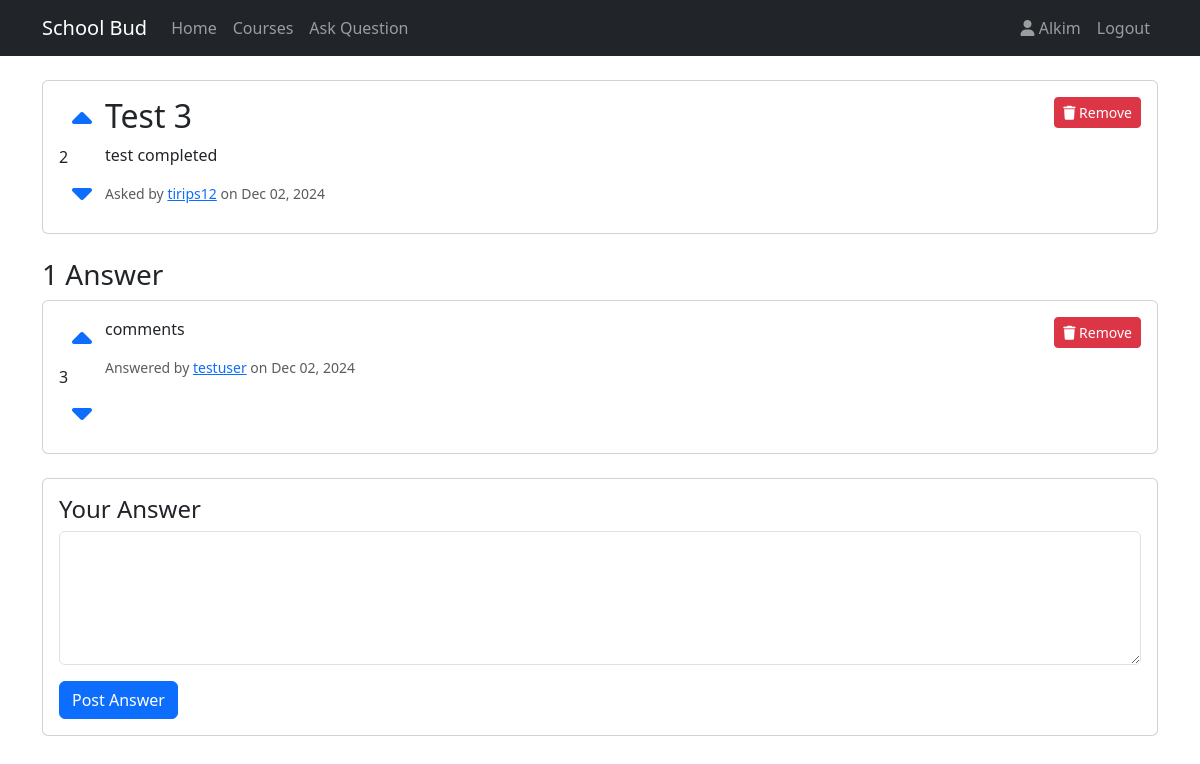
The app's page /question/6/ (signed in) with its own data.
### core/models.py (models this page shows, shortened)
class Question(models.Model):
    title = models.CharField(max_length=200)
    content = models.TextField()
    author = models.ForeignKey(User, on_delete=models.CASCADE)
    course = models.ForeignKey('Course', on_delete=models.SET_NULL, null=True, blank=True, related_name='questions')
    created_at = models.DateTimeField(auto_now_add=True)
    updated_at = models.DateTimeField(auto_now=True)
    votes = models.IntegerField(default=0)
    removed = models.BooleanField(default=False)
    removed_by = models.ForeignKey(User, null=True, blank=True, related_name='removed_questions', on_delete=models.SET_NULL)
    removed_at = models.DateTimeField(null=True, blank=True)
    removal_reason = models.TextField(blank=True)

class Answer(models.Model):
    question = models.ForeignKey(Question, on_delete=models.CASCADE, related_name='answers')
    content = models.TextField()
    author = models.ForeignKey(User, on_delete=models.CASCADE)
    created_at = models.DateTimeField(auto_now_add=True)
    updated_at = models.DateTimeField(auto_now=True)
    votes = models.IntegerField(default=0)
    removed = models.BooleanField(default=False)
    removed_by = models.ForeignKey(User, null=True, blank=True, related_name='removed_answers', on_delete=models.SET_NULL)
    removed_at = models.DateTimeField(null=True, blank=True)
    removal_reason = models.TextField(blank=True)

### core/views.py (the view)
# urls.py: path('question/<int:pk>/', views.question_detail, name='question_detail'),
@login_required
def question_detail(request, pk):
    question = get_object_or_404(Question, pk=pk)
    return render(request, 'core/question_detail.html', {'question': question})

### core/templates/core/question_detail.html (shortened to what this page needs)
{% extends 'core/base.html' %}
{% block content %}
<div class="card mb-4">
    <div class="card-body">
        <div class="d-flex">
            <div class="votes vote-container" data-type="question" data-id="{{ question.id }}">
                <button class="btn btn-link vote-button" data-vote="up">
                    <i class="fas fa-caret-up fa-2x"></i>
                </button>
                <div class="vote-count">{{ question.votes }}</div>
                <button class="btn btn-link vote-button" data-vote="down">
                    <i class="fas fa-caret-down fa-2x"></i>
                </button>
            </div>
            <div class="flex-grow-1">
                <h2 class="card-title">{{ question.title }}</h2>
                <p class="card-text">{{ question.content }}</p>
                <div class="d-flex justify-content-between align-items-center">
                    <small class="text-muted">
                        Asked by <a href="{% url 'profile' question.author.username %}">{{ question.author.username }}</a>
                        on {{ question.created_at|date:"M d, Y" }}
                    </small>
                </div>
            </div>
            {% if user.is_staff and not question.removed %}
                <div class="ms-auto">
                    <a href="{% url 'remove_question' question.pk %}" class="btn btn-danger btn-sm">
                        <i class="fas fa-trash"></i> Remove
                    </a>
                </div>
            {% endif %}
        </div>
    </div>
</div>
{% if question.answers.all %}
    <h3>{{ question.answers.count }} Answer{{ question.answers.count|pluralize }}</h3>
    {% for answer in question.answers.all %}
    <div class="card mb-3">
        <div class="card-body">
            <div class="d-flex">
                <div class="votes vote-container" data-type="answer" data-id="{{ answer.id }}">
                    <button class="btn btn-link vote-button" data-vote="up">
                        <i class="fas fa-caret-up fa-2x"></i>
                    </button>
                    <div class="vote-count">{{ answer.votes }}</div>
                    <button class="btn btn-link vote-button" data-vote="down">
                        <i class="fas fa-caret-down fa-2x"></i>
                    </button>
                </div>
                <div class="flex-grow-1">
                    <p class="card-text">{{ answer.content }}</p>
                    <div class="d-flex justify-content-between align-items-center">
                        <small class="text-muted">
                            Answered by <a href="{% url 'profile' answer.author.username %}">{{ answer.author.username }}</a>
                            on {{ answer.created_at|date:"M d, Y" }}
                        </small>
                    </div>
                </div>
                {% if user.is_staff and not answer.removed %}
                    <div class="ms-auto">
                        <a href="{% url 'remove_answer' answer.pk %}" class="btn btn-danger btn-sm">
                            <i class="fas fa-trash"></i> Remove
                        </a>
                    </div>
                {% endif %}
            </div>
        </div>
    </div>
    {% endfor %}
{% endif %}
{% if user.is_authenticated %}
<div class="card mt-4">
    <div class="card-body">
        <h4>Your Answer</h4>
        <form method="post" action="{% url 'answer_question' question.pk %}">
            <div class="mb-3">
                <textarea class="form-control" name="content" rows="5" required></textarea>
            </div>
            <button type="submit" class="btn btn-primary">Post Answer</button>
        </form>
    </div>
</div>
{% endif %}
{% endblock %}

### core/templates/core/base.html (shortened to what this page needs)
{% load static %}
<!DOCTYPE html>
<html lang="en">
<head>
    <link href="https://cdn.jsdelivr.net/npm/bootstrap@5.3.0/dist/css/bootstrap.min.css" rel="stylesheet">
    <link href="https://cdnjs.cloudflare.com/ajax/libs/font-awesome/6.0.0/css/all.min.css" rel="stylesheet">
</head>
<body class="{% if user.is_authenticated %}user-authenticated{% endif %}">
    <nav class="navbar navbar-expand-lg navbar-dark bg-dark">
        <div class="container">
            <a class="navbar-brand" href="{% url 'home' %}">School Bud</a>
            <div class="collapse navbar-collapse" id="navbarNav">
                <ul class="navbar-nav me-auto">
                    <li class="nav-item">
                        <a class="nav-link" href="{% url 'home' %}">Home</a>
                    </li>
                    <li class="nav-item">
                        <a class="nav-link" href="{% url 'course_list' %}">Courses</a>
                    </li>
                    {% if user.is_authenticated %}
                    <li class="nav-item">
                        <a class="nav-link" href="{% url 'question_new' %}">Ask Question</a>
                    </li>
                    {% endif %}
                </ul>
                <ul class="navbar-nav">
                    {% if user.is_authenticated %}
                    <li class="nav-item">
                        <a class="nav-link" href="{% url 'profile' user.username %}">
                            <i class="fas fa-user"></i> {{ user.username }}
                        </a>
                    </li>
                    <li class="nav-item">
                        <a class="nav-link" href="{% url 'logout' %}">Logout</a>
                    </li>
                    {% endif %}
                </ul>
            </div>
        </div>
    </nav>
    <div class="container mt-4">
        {% block content %}
        {% endblock %}
    </div>
</body>
</html>

### records on screen
Question: votes "2", title "Test 3", content "test completed", author.username "tirips12", created_at "Dec 02, 2024", answers.count "1"
Answer: votes "3", content "comments", author.username "testuser", created_at "Dec 02, 2024", removed False (drawn)

### other values on screen
{{ user.username }} "Alkim"
